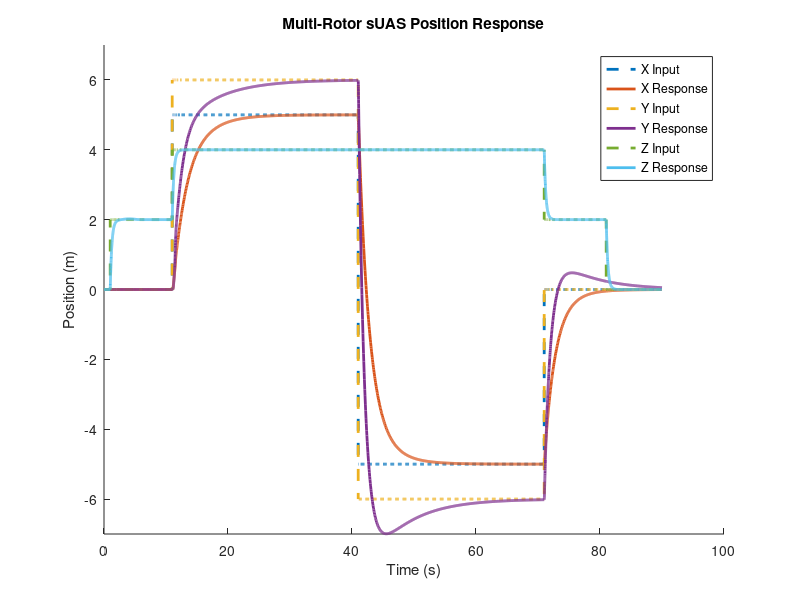

MATLAB code to generate this figure:
%% Plots the postion response data saved in position_responses.mat
clear all
clc

load('position_responses.mat')
x = positions.signals.values(:, 1);
y = positions.signals.values(:, 2);
z = positions.signals.values(:, 3);
x_ref = positions.signals.values(:, 4);
y_ref = positions.signals.values(:, 5);
z_ref = positions.signals.values(:, 6);
t = positions.time;

figure(1);
set(gcf,'color','none');
hold on

plot(t, x_ref, '--', 'LineWidth', 2)
plot(t, x, '-', 'LineWidth', 2)
plot(t, y_ref, '--', 'LineWidth', 2)
plot(t, y, '-', 'LineWidth', 2)
plot(t, z_ref, '--', 'LineWidth', 2)
plot(t, z, '-', 'LineWidth', 2)

ylim([-7, 7])
xlabel('Time (s)')
ylabel('Position (m)')
legend('X Input', 'X Response', 'Y Input', 'Y Response', 'Z Input', 'Z Response')
title('Multi-Rotor sUAS Position Response')


